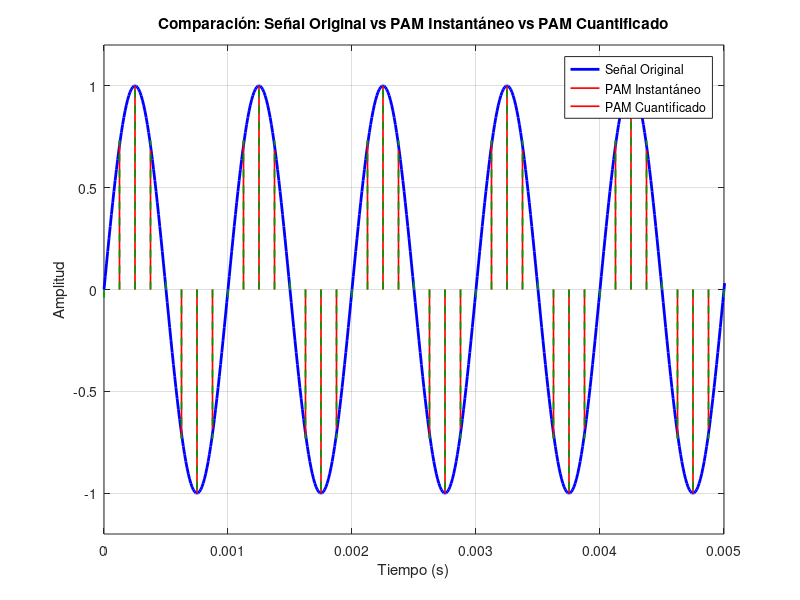
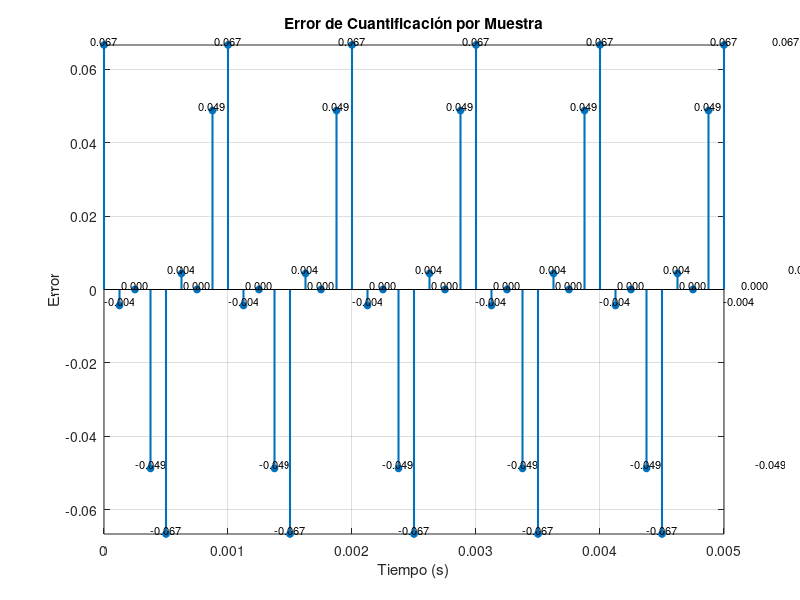

These charts were generated, in order, by the following MATLAB code: (Note: this script raises an error after producing the figures.)
fc = 1000;
A = 1;
fs = 8000;
d = 0.5;
sample_rate = 100000;
t_final = 0.01;

% parámetros para cuantificación PCM
n_bits = 4;
L = 2^n_bits;

delta = 2/(L-1);
niveles = linspace(-1, 1, L);

t = 0:1/sample_rate:t_final;
m_t = A * sin(2*pi*fc*t);

Ts = 1/fs;
num_samples = floor(t_final * fs);

t_pulses = [];
instant_pulses = [];
instant_quant_pulses = [];

instant_errors = zeros(num_samples, 1);
t_samples = zeros(num_samples, 1);

for i = 1:num_samples
    t_start = (i-1)*Ts;
    t_end = t_start + d*Ts;

    if t_end > t_final
        t_end = t_final;
    end

    idx_start = find(t >= t_start, 1);
    idx_end = find(t >= t_end, 1);
    if isempty(idx_end)
        idx_end = length(t);
    end

    muestra = m_t(idx_start);
    [~, idx] = min(abs(muestra - niveles));
    muestra_cuant = niveles(idx);

    instant_errors(i) = muestra - muestra_cuant;
    t_samples(i) = t_start;

    t_pulse_inst = [t_start, t_start];
    amp_pulse_inst = [0, muestra];
    amp_pulse_quant = [0, muestra_cuant];

    t_pulses = [t_pulses; {t_pulse_inst}];
    instant_pulses = [instant_pulses; {amp_pulse_inst}];
    instant_quant_pulses = [instant_quant_pulses; {amp_pulse_quant}];
end


figure('Position', [100, 100, 1000, 400]);
plot(t, m_t, 'b-', 'LineWidth', 2, 'DisplayName', 'Señal Original');
hold on;

for i = 1:num_samples
    line(t_pulses{i}, instant_pulses{i},...
        'Color', [1 0 0], 'LineWidth', 1.2,...
        'DisplayName', 'PAM Instantáneo');
end

% señal PAM instantánea cuantificada
for i = 1:num_samples
    line(t_pulses{i}, instant_quant_pulses{i},...
        'Color', [0 0.6 0], 'LineWidth', 1.2, 'LineStyle', '--',...
        'DisplayName', 'PAM Cuantificado');
end

title('Comparación: Señal Original vs PAM Instantáneo vs PAM Cuantificado');
xlabel('Tiempo (s)');
ylabel('Amplitud');
legend({'Señal Original', 'PAM Instantáneo', 'PAM Cuantificado'}, 'Location', 'best');
grid on;
xlim([0 0.005]);
ylim([-1.2 1.2]);
hold off;

% === Figura 2: Error de Cuantificación ===
figure('Position', [100, 100, 1000, 400]);
stem(t_samples, instant_errors, 'filled', 'LineWidth', 1.5, 'MarkerSize', 5);
title('Error de Cuantificación por Muestra');
xlabel('Tiempo (s)');
ylabel('Error');
grid on;
xlim([0 0.005]);
ylim([-delta/2, delta/2]);

for i = 1:num_samples
    text(t_samples(i), instant_errors(i), ...
        sprintf('%.3f', instant_errors(i)), ...
        'VerticalAlignment', 'bottom', ...
        'HorizontalAlignment', 'center', ...
        'FontSize', 8, 'Color', 'k');
end


disp('Errores de cuantificación por muestra:');
disp(array2table([t_samples(:), instant_errors], ...
    'VariableNames', {'Tiempo_s', 'Error'}));
